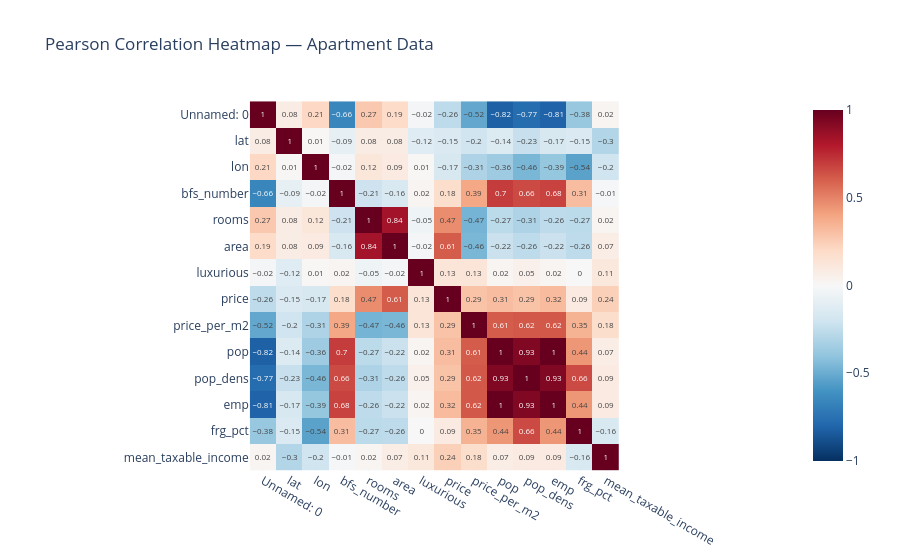

Notebook code cell kept with this figure:
### Markdown cell above
### Correlation Heatmap

### Code cell
corr = df.corr(method='pearson', numeric_only=True).round(2)

fig = px.imshow(
    corr, text_auto=True, color_continuous_scale='RdBu_r',
    zmin=-1, zmax=1,
    title='Pearson Correlation Heatmap — Apartment Data',
    template='plotly_white'
)
fig.show()

### Figure 1 — Plotly figure (JSON) as saved in the notebook; plotly's stock layout.template omitted (floating-point values rounded to 4 significant figures; data arrays with more than 128 entries replaced by an {"elided": "..."} marker saying what was removed)
{"data": [{"coloraxis": "coloraxis", "hovertemplate": "x: %{x}<br>y: %{y}<br>color: %{z}<extra></extra>", "name": "0", "texttemplate": "%{z}", "type": "heatmap", "x": ["Unnamed: 0", "lat", "lon", "bfs_number", "rooms", "area", "luxurious", "price", "price_per_m2", "pop", "pop_dens", "emp", "frg_pct", "mean_taxable_income"], "xaxis": "x", "y": ["Unnamed: 0", "lat", "lon", "bfs_number", "rooms", "area", "luxurious", "price", "price_per_m2", "pop", "pop_dens", "emp", "frg_pct", "mean_taxable_income"], "yaxis": "y", "z": {"elided": "14x14 float values"}}], "layout": {"coloraxis": {"autocolorscale": false, "cmax": 1, "cmin": -1, "colorscale": [[0.0, "rgb(5,48,97)"], [0.1, "rgb(33,102,172)"], [0.2, "rgb(67,147,195)"], [0.3, "rgb(146,197,222)"], [0.4, "rgb(209,229,240)"], [0.5, "rgb(247,247,247)"], [0.6, "rgb(253,219,199)"], [0.7, "rgb(244,165,130)"], [0.8, "rgb(214,96,77)"], [0.9, "rgb(178,24,43)"], [1.0, "rgb(103,0,31)"]]}, "title": {"text": "Pearson Correlation Heatmap — Apartment Data"}, "xaxis": {"anchor": "y", "constrain": "domain", "domain": [0.0, 1.0], "scaleanchor": "y"}, "yaxis": {"anchor": "x", "autorange": "reversed", "constrain": "domain", "domain": [0.0, 1.0]}}}
